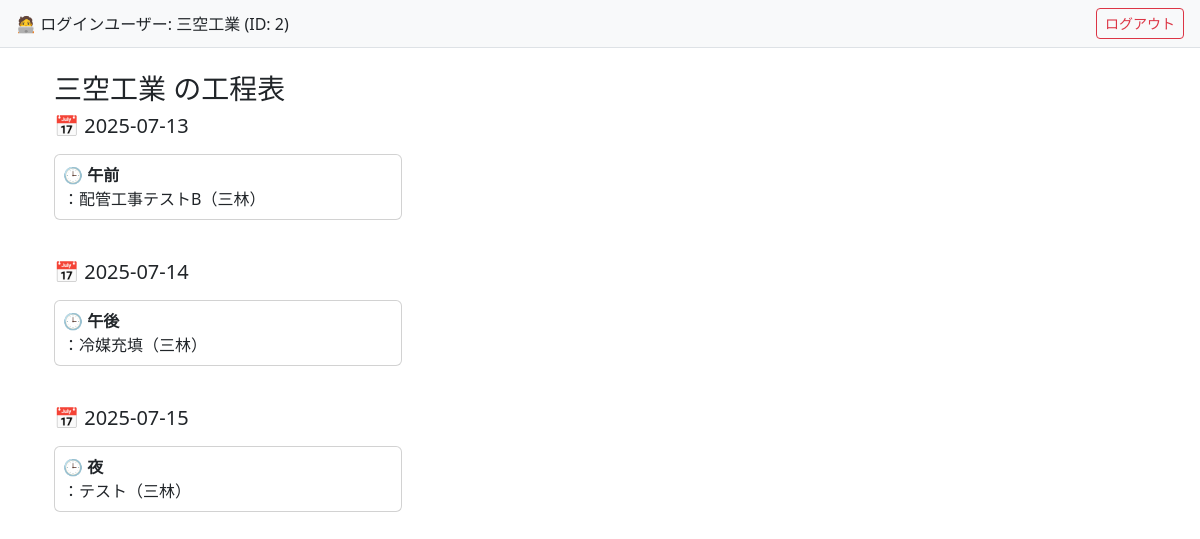
Page /schedules (signed in) on the committed database.
### models.py (models this page shows)
class User(db.Model, UserMixin):
    __tablename__ = 'users'
    id = db.Column(db.Integer, primary_key=True)
    company_name = db.Column(db.String(100), nullable=False)
    email = db.Column(db.String(120), unique=True, nullable=False)
    password_hash = db.Column(db.String(128), nullable=False)
    role = db.Column(db.String(20), nullable=False)  # 'admin' or 'company'
    schedules = db.relationship('Schedule', backref='company', lazy=True)

class Schedule(db.Model):
    __tablename__ = 'schedules'
    id = db.Column(db.Integer, primary_key=True)
    site_name = db.Column(db.String(255), nullable=False)  # 開始日
    end_date = db.Column(db.Date, nullable=True)  # 終了日
    date = db.Column(db.Date, nullable=False)
    time_slot = db.Column(db.String(10), nullable=False)  # 午前／午後／夜
    task_name = db.Column(db.String(100), nullable=False)
    person_in_charge = db.Column(db.String(100))  # 担当者
    comment = db.Column(db.Text)
    company_id = db.Column(db.Integer, db.ForeignKey('users.id'), nullable=False)
    created_by = db.Column(db.Integer)  # ログインユーザーのID
    client_person = db.Column(db.String(100))   # 依頼元の担当者
    client_comment = db.Column(db.String(255))  # 依頼元からの伝言や要望など

### routes.py (the view)
@bp.route('/schedules')
@login_required
def schedule_list():
    if current_user.role == 'admin':
        schedules = Schedule.query.order_by(Schedule.date.asc()).all()
    else:
        schedules = Schedule.query.filter_by(company_id=current_user.id).order_by(Schedule.date.asc()).all()
    schedules_by_date = defaultdict(list)
    for s in schedules:
        schedules_by_date[s.date.strftime('%Y-%m-%d')].append(s)
    return render_template('schedule/list.html', schedules_by_date=schedules_by_date)

### app.py (called while the page is built)
@login_manager.user_loader
def load_user(user_id):
    return User.query.get(int(user_id))

### templates/schedule/list.html (shortened to what this page needs)
{% extends 'base.html' %}
{% block content %}
<div class="container-fluid mt-4">
  <h3>{{ current_user.company_name }} の工程表</h3>
  <div class="row">
    {% for date, items in schedules_by_date.items() %}
      <div class="col-12 mb-4">
        <h5 class="mb-3">📅 {{ date }}</h5>
        <div class="row">
          {% for s in items %}
            <div class="col-12 col-sm-6 col-md-4 mb-3">
              <div class="card h-100 p-2">
                <strong>🕒 {{ s.time_slot }}</strong>：{{ s.task_name }}（{{ s.person_in_charge }}）<br>
              </div>
            </div>
          {% endfor %}
        </div>
      </div>
    {% endfor %}
  </div>
</div>
{% endblock %}

### templates/base.html (shortened to what this page needs)
<!DOCTYPE html>
<html lang="ja">
<head>
  <link href="https://cdn.jsdelivr.net/npm/bootstrap@5.3.2/dist/css/bootstrap.min.css" rel="stylesheet">
  <link href="https://cdn.jsdelivr.net/npm/fullcalendar@6.1.8/index.global.min.css" rel="stylesheet" />
</head>
<body>
  {% if current_user.is_authenticated %}
  <div class="d-flex justify-content-between align-items-center px-3 py-2 bg-light border-bottom">
    <div>🧑‍💻 ログインユーザー: {{ current_user.company_name }} (ID: {{ current_user.id }})</div>
    <div>
      <a href="{{ url_for('main.logout') }}" class="btn btn-outline-danger btn-sm">ログアウト</a>
    </div>
  </div>
  {% endif %}
  <div class="container mt-3">
    {% block content %}{% endblock %}
  </div>
</body>
</html>

### rows in the picture
User: company_name "三空工業", id "2"
Schedule: time_slot "午前", task_name "配管工事テストB", person_in_charge "三林"
Schedule: time_slot "午後", task_name "冷媒充填", person_in_charge "三林"
Schedule: time_slot "夜", task_name "テスト", person_in_charge "三林"

### other values in the picture
{{ date }} "2025-07-13" "2025-07-14" "2025-07-15"
